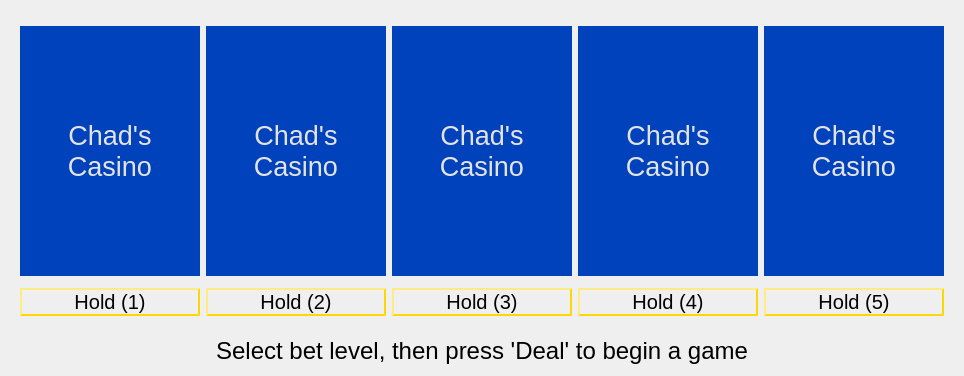
<?xml version="1.0" encoding="UTF-8"?>
<ui version="4.0">
 <class>HandWidget</class>
 <widget class="QWidget" name="HandWidget">
  <property name="geometry">
   <rect>
    <x>0</x>
    <y>0</y>
    <width>960</width>
    <height>376</height>
   </rect>
  </property>
  <property name="sizePolicy">
   <sizepolicy hsizetype="Preferred" vsizetype="Fixed">
    <horstretch>0</horstretch>
    <verstretch>0</verstretch>
   </sizepolicy>
  </property>
  <property name="windowTitle">
   <string>Form</string>
  </property>
  <property name="styleSheet">
   <string notr="true">QCheckBox:checked {color: rgb(125,30,0); background-color: rgb(250,250,0);}</string>
  </property>
  <layout class="QVBoxLayout" name="verticalLayout" stretch="0,0">
   <item>
    <widget class="QFrame" name="cardArea">
     <property name="frameShape">
      <enum>QFrame::NoFrame</enum>
     </property>
     <property name="frameShadow">
      <enum>QFrame::Raised</enum>
     </property>
     <layout class="QGridLayout" name="gridLayout" columnstretch="1,0,0,0,0,0,1">
      <item row="0" column="4">
       <widget class="QLabel" name="card4">
        <property name="sizePolicy">
         <sizepolicy hsizetype="Fixed" vsizetype="Fixed">
          <horstretch>0</horstretch>
          <verstretch>0</verstretch>
         </sizepolicy>
        </property>
        <property name="minimumSize">
         <size>
          <width>180</width>
          <height>250</height>
         </size>
        </property>
        <property name="styleSheet">
         <string notr="true">background-color: rgb(0, 66, 188);
border-color: rgb(0, 0, 0);
color: rgb(227, 227, 227);
font-size: 20pt;</string>
        </property>
        <property name="frameShape">
         <enum>QFrame::NoFrame</enum>
        </property>
        <property name="frameShadow">
         <enum>QFrame::Plain</enum>
        </property>
        <property name="lineWidth">
         <number>4</number>
        </property>
        <property name="text">
         <string>Chad's
Casino</string>
        </property>
        <property name="alignment">
         <set>Qt::AlignCenter</set>
        </property>
       </widget>
      </item>
      <item row="0" column="3">
       <widget class="QLabel" name="card3">
        <property name="sizePolicy">
         <sizepolicy hsizetype="Fixed" vsizetype="Fixed">
          <horstretch>0</horstretch>
          <verstretch>0</verstretch>
         </sizepolicy>
        </property>
        <property name="minimumSize">
         <size>
          <width>180</width>
          <height>250</height>
         </size>
        </property>
        <property name="styleSheet">
         <string notr="true">background-color: rgb(0, 66, 188);
border-color: rgb(0, 0, 0);
color: rgb(227, 227, 227);
font-size: 20pt;</string>
        </property>
        <property name="frameShape">
         <enum>QFrame::NoFrame</enum>
        </property>
        <property name="frameShadow">
         <enum>QFrame::Plain</enum>
        </property>
        <property name="lineWidth">
         <number>4</number>
        </property>
        <property name="text">
         <string>Chad's
Casino</string>
        </property>
        <property name="alignment">
         <set>Qt::AlignCenter</set>
        </property>
       </widget>
      </item>
      <item row="0" column="5">
       <widget class="QLabel" name="card5">
        <property name="sizePolicy">
         <sizepolicy hsizetype="Fixed" vsizetype="Fixed">
          <horstretch>0</horstretch>
          <verstretch>0</verstretch>
         </sizepolicy>
        </property>
        <property name="minimumSize">
         <size>
          <width>180</width>
          <height>250</height>
         </size>
        </property>
        <property name="styleSheet">
         <string notr="true">background-color: rgb(0, 66, 188);
border-color: rgb(0, 0, 0);
color: rgb(227, 227, 227);
font-size: 20pt;</string>
        </property>
        <property name="frameShape">
         <enum>QFrame::NoFrame</enum>
        </property>
        <property name="frameShadow">
         <enum>QFrame::Plain</enum>
        </property>
        <property name="lineWidth">
         <number>4</number>
        </property>
        <property name="text">
         <string>Chad's
Casino</string>
        </property>
        <property name="alignment">
         <set>Qt::AlignCenter</set>
        </property>
       </widget>
      </item>
      <item row="1" column="0">
       <spacer name="horizontalSpacer">
        <property name="orientation">
         <enum>Qt::Horizontal</enum>
        </property>
        <property name="sizeHint" stdset="0">
         <size>
          <width>40</width>
          <height>20</height>
         </size>
        </property>
       </spacer>
      </item>
      <item row="0" column="1">
       <widget class="QLabel" name="card1">
        <property name="sizePolicy">
         <sizepolicy hsizetype="Fixed" vsizetype="Fixed">
          <horstretch>0</horstretch>
          <verstretch>0</verstretch>
         </sizepolicy>
        </property>
        <property name="minimumSize">
         <size>
          <width>180</width>
          <height>250</height>
         </size>
        </property>
        <property name="styleSheet">
         <string notr="true">background-color: rgb(0, 66, 188);
border-color: rgb(0, 0, 0);
color: rgb(227, 227, 227);
font-size: 20pt;</string>
        </property>
        <property name="frameShape">
         <enum>QFrame::NoFrame</enum>
        </property>
        <property name="frameShadow">
         <enum>QFrame::Plain</enum>
        </property>
        <property name="lineWidth">
         <number>4</number>
        </property>
        <property name="text">
         <string>Chad's
Casino</string>
        </property>
        <property name="alignment">
         <set>Qt::AlignCenter</set>
        </property>
       </widget>
      </item>
      <item row="0" column="2">
       <widget class="QLabel" name="card2">
        <property name="sizePolicy">
         <sizepolicy hsizetype="Fixed" vsizetype="Fixed">
          <horstretch>0</horstretch>
          <verstretch>0</verstretch>
         </sizepolicy>
        </property>
        <property name="minimumSize">
         <size>
          <width>180</width>
          <height>250</height>
         </size>
        </property>
        <property name="styleSheet">
         <string notr="true">background-color: rgb(0, 66, 188);
border-color: rgb(0, 0, 0);
color: rgb(227, 227, 227);
font-size: 20pt;</string>
        </property>
        <property name="frameShape">
         <enum>QFrame::NoFrame</enum>
        </property>
        <property name="frameShadow">
         <enum>QFrame::Plain</enum>
        </property>
        <property name="lineWidth">
         <number>4</number>
        </property>
        <property name="text">
         <string>Chad's
Casino</string>
        </property>
        <property name="alignment">
         <set>Qt::AlignCenter</set>
        </property>
       </widget>
      </item>
      <item row="1" column="6">
       <spacer name="horizontalSpacer_2">
        <property name="orientation">
         <enum>Qt::Horizontal</enum>
        </property>
        <property name="sizeHint" stdset="0">
         <size>
          <width>40</width>
          <height>20</height>
         </size>
        </property>
       </spacer>
      </item>
      <item row="1" column="5">
       <widget class="QPushButton" name="holdBtnCard5">
        <property name="sizePolicy">
         <sizepolicy hsizetype="Expanding" vsizetype="Fixed">
          <horstretch>0</horstretch>
          <verstretch>0</verstretch>
         </sizepolicy>
        </property>
        <property name="styleSheet">
         <string notr="true">QPushButton:disabled {
    color: gray;
    border-style: flat;
    border-width: 2px;
    border-color: gray;
    font-size: 15pt;
}
QPushButton {
    border-style: outset;
    border-width: 2px;
    border-color: gold;
    font-size: 15pt;
}
QPushButton:checked {
    color: yellow;
    background-color: black;
    border-style: outset;
    border-width: 2px;
    border-color: yellow;
    font-size: 15pt;
}
</string>
        </property>
        <property name="text">
         <string>Hold (5)</string>
        </property>
        <property name="shortcut">
         <string>5</string>
        </property>
        <property name="checkable">
         <bool>true</bool>
        </property>
       </widget>
      </item>
      <item row="1" column="4">
       <widget class="QPushButton" name="holdBtnCard4">
        <property name="sizePolicy">
         <sizepolicy hsizetype="Expanding" vsizetype="Fixed">
          <horstretch>0</horstretch>
          <verstretch>0</verstretch>
         </sizepolicy>
        </property>
        <property name="styleSheet">
         <string notr="true">QPushButton:disabled {
    color: gray;
    border-style: flat;
    border-width: 2px;
    border-color: gray;
    font-size: 15pt;
}
QPushButton {
    border-style: outset;
    border-width: 2px;
    border-color: gold;
    font-size: 15pt;
}
QPushButton:checked {
    color: yellow;
    background-color: black;
    border-style: outset;
    border-width: 2px;
    border-color: yellow;
    font-size: 15pt;
}
</string>
        </property>
        <property name="text">
         <string>Hold (4)</string>
        </property>
        <property name="shortcut">
         <string>4</string>
        </property>
        <property name="checkable">
         <bool>true</bool>
        </property>
       </widget>
      </item>
      <item row="1" column="3">
       <widget class="QPushButton" name="holdBtnCard3">
        <property name="sizePolicy">
         <sizepolicy hsizetype="Expanding" vsizetype="Fixed">
          <horstretch>0</horstretch>
          <verstretch>0</verstretch>
         </sizepolicy>
        </property>
        <property name="styleSheet">
         <string notr="true">QPushButton:disabled {
    color: gray;
    border-style: flat;
    border-width: 2px;
    border-color: gray;
    font-size: 15pt;
}
QPushButton {
    border-style: outset;
    border-width: 2px;
    border-color: gold;
    font-size: 15pt;
}
QPushButton:checked {
    color: yellow;
    background-color: black;
    border-style: outset;
    border-width: 2px;
    border-color: yellow;
    font-size: 15pt;
}
</string>
        </property>
        <property name="text">
         <string>Hold (3)</string>
        </property>
        <property name="shortcut">
         <string>3</string>
        </property>
        <property name="checkable">
         <bool>true</bool>
        </property>
       </widget>
      </item>
      <item row="1" column="2">
       <widget class="QPushButton" name="holdBtnCard2">
        <property name="sizePolicy">
         <sizepolicy hsizetype="Expanding" vsizetype="Fixed">
          <horstretch>0</horstretch>
          <verstretch>0</verstretch>
         </sizepolicy>
        </property>
        <property name="styleSheet">
         <string notr="true">QPushButton:disabled {
    color: gray;
    border-style: flat;
    border-width: 2px;
    border-color: gray;
    font-size: 15pt;
}
QPushButton {
    border-style: outset;
    border-width: 2px;
    border-color: gold;
    font-size: 15pt;
}
QPushButton:checked {
    color: yellow;
    background-color: black;
    border-style: outset;
    border-width: 2px;
    border-color: yellow;
    font-size: 15pt;
}
</string>
        </property>
        <property name="text">
         <string>Hold (2)</string>
        </property>
        <property name="shortcut">
         <string>2</string>
        </property>
        <property name="checkable">
         <bool>true</bool>
        </property>
       </widget>
      </item>
      <item row="1" column="1">
       <widget class="QPushButton" name="holdBtnCard1">
        <property name="sizePolicy">
         <sizepolicy hsizetype="Expanding" vsizetype="Fixed">
          <horstretch>0</horstretch>
          <verstretch>0</verstretch>
         </sizepolicy>
        </property>
        <property name="styleSheet">
         <string notr="true">QPushButton:disabled {
    color: gray;
    border-style: flat;
    border-width: 2px;
    border-color: gray;
    font-size: 15pt;
}
QPushButton {
    border-style: outset;
    border-width: 2px;
    border-color: gold;
    font-size: 15pt;
}
QPushButton:checked {
    color: yellow;
    background-color: black;
    border-style: outset;
    border-width: 2px;
    border-color: yellow;
    font-size: 15pt;
}
</string>
        </property>
        <property name="text">
         <string>Hold (1)</string>
        </property>
        <property name="shortcut">
         <string>1</string>
        </property>
        <property name="checkable">
         <bool>true</bool>
        </property>
       </widget>
      </item>
     </layout>
    </widget>
   </item>
   <item>
    <widget class="QLabel" name="resultLabel">
     <property name="sizePolicy">
      <sizepolicy hsizetype="Preferred" vsizetype="Fixed">
       <horstretch>0</horstretch>
       <verstretch>0</verstretch>
      </sizepolicy>
     </property>
     <property name="styleSheet">
      <string notr="true">font-size: 18pt;</string>
     </property>
     <property name="text">
      <string>Select bet level, then press 'Deal' to begin a game</string>
     </property>
     <property name="alignment">
      <set>Qt::AlignCenter</set>
     </property>
    </widget>
   </item>
  </layout>
 </widget>
 <resources/>
 <connections/>
</ui>
